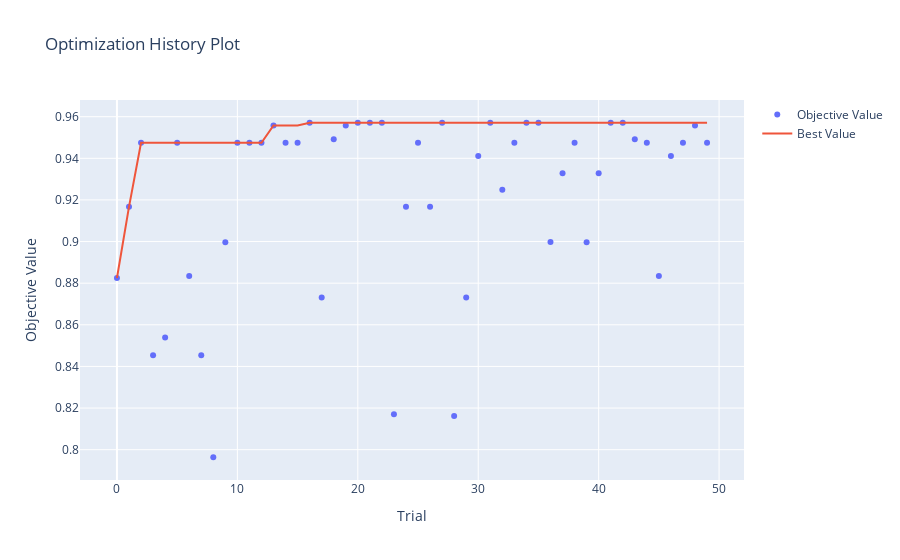

Write notebook code for a chart like this one.
### Code cell
optuna.visualization.plot_optimization_history(study)

# visualize how the objective value has changed over time as the optimization progresses.
